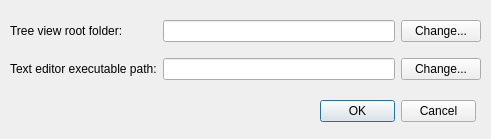
<?xml version="1.0" encoding="UTF-8"?>
<ui version="4.0">
 <class>Settings</class>
 <widget class="QDialog" name="Settings">
  <property name="geometry">
   <rect>
    <x>0</x>
    <y>0</y>
    <width>491</width>
    <height>139</height>
   </rect>
  </property>
  <property name="minimumSize">
   <size>
    <width>491</width>
    <height>139</height>
   </size>
  </property>
  <property name="maximumSize">
   <size>
    <width>491</width>
    <height>139</height>
   </size>
  </property>
  <property name="windowTitle">
   <string>Dialog</string>
  </property>
  <widget class="QWidget" name="gridLayoutWidget">
   <property name="geometry">
    <rect>
     <x>10</x>
     <y>10</y>
     <width>471</width>
     <height>80</height>
    </rect>
   </property>
   <layout class="QGridLayout" name="settingsLayout">
    <item row="0" column="2">
     <widget class="QPushButton" name="change_rootFolder">
      <property name="text">
       <string>Change...</string>
      </property>
     </widget>
    </item>
    <item row="1" column="1">
     <widget class="QLineEdit" name="executablePathEntry"/>
    </item>
    <item row="1" column="2">
     <widget class="QPushButton" name="change_executablePath">
      <property name="text">
       <string>Change...</string>
      </property>
     </widget>
    </item>
    <item row="0" column="1">
     <widget class="QLineEdit" name="rootFolderEntry"/>
    </item>
    <item row="0" column="0">
     <widget class="QLabel" name="label_treeViewRootFolder">
      <property name="text">
       <string>Tree view root folder:</string>
      </property>
     </widget>
    </item>
    <item row="1" column="0">
     <widget class="QLabel" name="label_executablePath">
      <property name="text">
       <string>Text editor executable path:</string>
      </property>
     </widget>
    </item>
   </layout>
  </widget>
  <widget class="QDialogButtonBox" name="buttonBox">
   <property name="geometry">
    <rect>
     <x>320</x>
     <y>100</y>
     <width>156</width>
     <height>23</height>
    </rect>
   </property>
   <property name="standardButtons">
    <set>QDialogButtonBox::Cancel|QDialogButtonBox::Ok</set>
   </property>
  </widget>
 </widget>
 <resources/>
 <connections>
  <connection>
   <sender>buttonBox</sender>
   <signal>rejected()</signal>
   <receiver>Settings</receiver>
   <slot>reject()</slot>
   <hints>
    <hint type="sourcelabel">
     <x>397</x>
     <y>111</y>
    </hint>
    <hint type="destinationlabel">
     <x>245</x>
     <y>69</y>
    </hint>
   </hints>
  </connection>
 </connections>
</ui>
